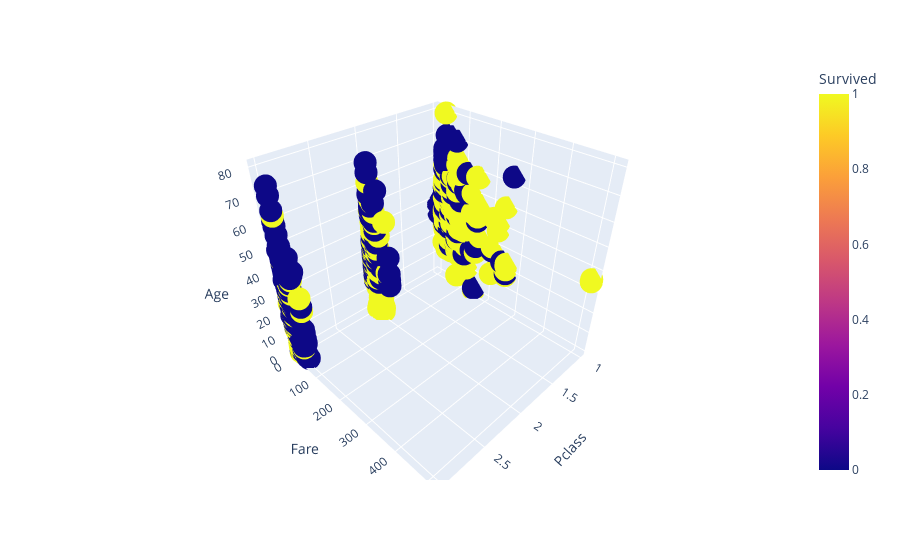

This figure's notebook cell:
### Markdown cell above
`fig = px.bar()`
- `y="Pclass"`: Y-Achse zeigt die Passagierklasse.
- `x="Survived"`: X-Achse zeigt den Überlebensstatus.
- `color="Embarked"`: Balken werden nach Einschiffungshäfen farblich markiert.
- `barmode="group"`: Balken sind gruppiert, nicht gestapelt.
- `facet_col="Sex"`: Separate Diagramme für Männer und Frauen (Facetten-Spalten).
- `category_orders`: Legt die Reihenfolge der Kategorien fest (Pclass, Embarked, Sex).

`fig.update_traces()`: 
- `marker_line_width=0`:Entfernt die Linien um die Balken.

### Code cell
fig = px.scatter_3d(df, x='Pclass', y='Fare', z='Age',
              color='Survived')
fig.show()

### Figure 1 — Plotly figure (JSON) as saved in the notebook; plotly's stock layout.template omitted (floating-point values rounded to 4 significant figures; data arrays with more than 128 entries replaced by an {"elided": "..."} marker saying what was removed)
{"data": [{"hovertemplate": "Pclass=%{x}<br>Fare=%{y}<br>Age=%{z}<br>Survived=%{marker.color}<extra></extra>", "legendgroup": "", "marker": {"color": {"elided": "891 int values"}, "coloraxis": "coloraxis", "symbol": "circle"}, "mode": "markers", "name": "", "scene": "scene", "showlegend": false, "type": "scatter3d", "x": {"elided": "891 int values"}, "y": {"elided": "891 float values"}, "z": {"elided": "891 float values"}}], "layout": {"coloraxis": {"colorbar": {"title": {"text": "Survived"}}, "colorscale": [[0, "#0d0887"], [0.1111, "#46039f"], [0.2222, "#7201a8"], [0.3333, "#9c179e"], [0.4444, "#bd3786"], [0.5556, "#d8576b"], [0.6667, "#ed7953"], [0.7778, "#fb9f3a"], [0.8889, "#fdca26"], [1, "#f0f921"]]}, "legend": {"tracegroupgap": 0}, "margin": {"t": 60}, "scene": {"domain": {"x": [0, 1], "y": [0, 1]}, "xaxis": {"title": {"text": "Pclass"}}, "yaxis": {"title": {"text": "Fare"}}, "zaxis": {"title": {"text": "Age"}}}}}
